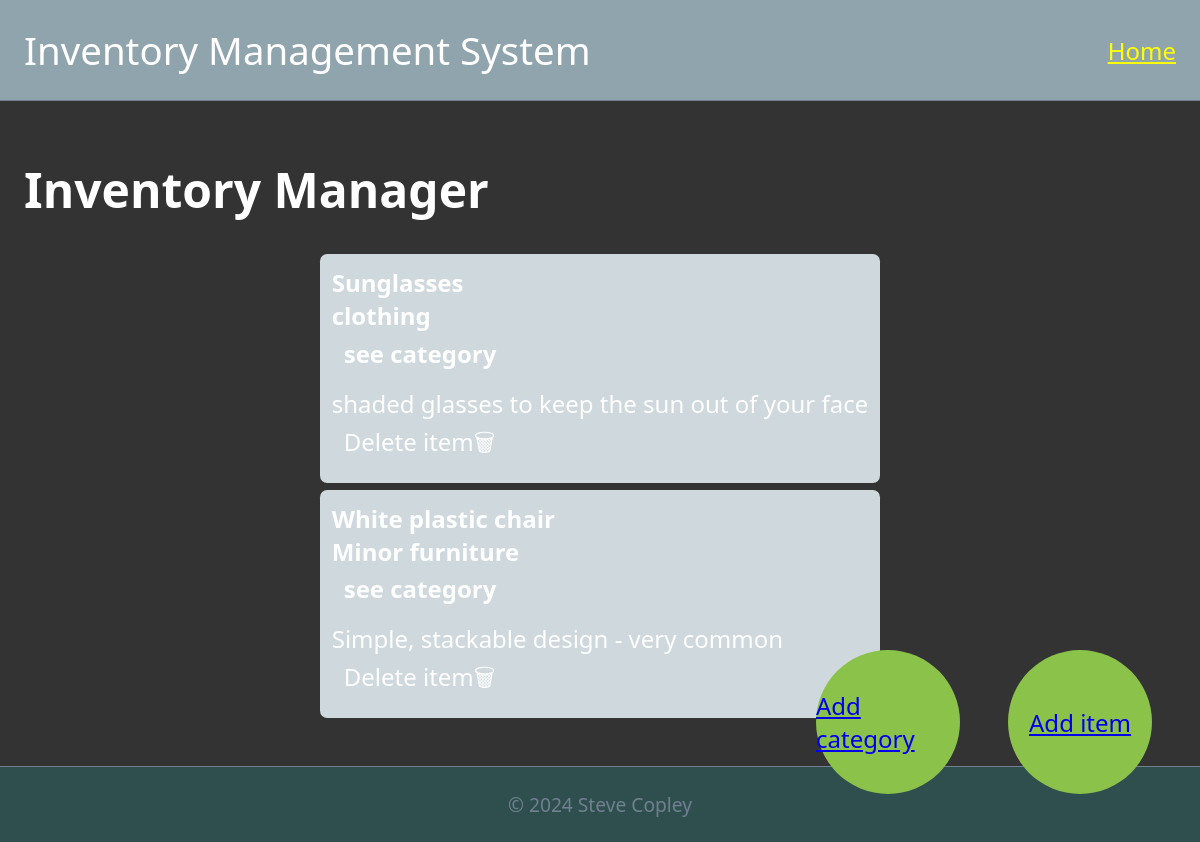
The page /site/index.php on the database its author committed.
### tables this page shows
CREATE TABLE `items` (
  `id` tinyint NOT NULL AUTO_INCREMENT,
  `name` varchar(30) NOT NULL,
  `description` varchar(200) NOT NULL,
  `category` tinyint NOT NULL,
  PRIMARY KEY (`name`),
  UNIQUE KEY `id` (`id`),
  KEY `category` (`category`),
  CONSTRAINT `items_ibfk_1` FOREIGN KEY (`category`) REFERENCES `categories` (`id`)
);

CREATE TABLE `categories` (
  `id` tinyint NOT NULL AUTO_INCREMENT,
  `name` varchar(50) NOT NULL,
  `description` varchar(200) NOT NULL,
  PRIMARY KEY (`id`)
);

### site/index.php (the view, shortened to what this page needs)
<?php
include 'partials/top.php';
echo '<h1>Inventory Manager</h1>';
$db = connectToDB();
$query = 'SELECT items.name        as iname,
                 items.id          as iid,
                 items.description as idesc,
                 categories.id     as ccode,
                 categories.name   as cname
             FROM items
             Join categories on items.category = categories.id
             ORDER BY categories.id ASC';
try{
    $stmt = $db->prepare($query);
    $stmt->execute();
    $items = $stmt->fetchAll();
}
catch (PDOException $e) {
    consoleLog($e->getMessage(), 'DB List Fetch', ERROR);
    die('There was an error getting data from the database');
}
echo '<ul id="item-list">';
foreach($items as $item) {
    echo '<li>';
    echo '<h4>';
    echo  $item['iname'];
    echo  $item['cname'];
    echo  '<a class="name" href="category.php?code=' . $item['ccode'] . '">see category</a>';
    echo '</h4>';
    echo '<p>';
    echo  $item ['idesc'];
    echo '</p>';
    echo  '<a class="name" href="delete-item.php?id=' . $item['iid'] . '">Delete item🗑</a>';
    echo '</li>';
}
echo'</ul>';
echo '<div id="add-button-item"><a href="form-item.php">
     Add item
     </a>
    </div>';
echo '<div id="add-button-category"><a href="form-category.php">
    Add category
    </a>
   </div>';
include 'partials/bottom.php' ?>

### site/partials/top.php (shortened to what this page needs)
<?php
$page = basename($_SERVER['SCRIPT_NAME']);
?>
<!DOCTYPE html>
<html lang="en">
<head>
    <link rel="stylesheet" href="css/styles.css">
</head>
<body>
    <header>
        <h1><?= SITE_NAME ?></h1>
        <nav>
            <a href="index.php"      class=" <?= $page=='index.php'         ? 'active' : '' ?>"           >Home</a>
        </nav>
    </header>
    <main>

### site/partials/bottom.php
</main>
<footer>
    &copy; <?= date('Y') ?> Steve Copley
</footer>
</body>
</html>

### site/css/styles.css (style rules this page uses)
* { box-sizing: border-box; }
html { font-family: system-ui, -apple-system, BlinkMacSystemFont, 'Segoe UI', Roboto, Oxygen, Ubuntu, Cantarell, 'Open Sans', 'Helvetica Neue', sans-serif; font-size: 24px; }
body { background-color: #333; color: white; margin: 0; min-height: 100vh; display: flex; flex-direction: column; }
header { position: sticky; top: 0; display: flex; justify-content: space-between; align-items: center; padding: 1rem; background-color: #90A4AE; border-bottom: 1px solid slategrey; }
header h1 { margin: 0; font-size: 1.6rem; font-weight: normal; }
nav { display: flex; gap: 2rem; }
nav a { color: white; text-decoration: none; }
nav a.active { color: yellow; text-decoration: underline; }
main { flex: 1; padding: 1rem; }
#item-list { list-style: none; padding: 0; width: max-content; margin: 1rem auto; }
#item-list li { margin-bottom: 0.3rem; width: 100%; background-color: #CFD8DC; border-radius: 0.3rem; padding: 0.5rem; }
#item-list li h4 { margin: 0 0 0.5em 0; }
#item-list li p { display: flex; width: 100%; justify-content: space-between; gap: 1rem; margin: 0; }
#item-list li a { display: block; padding: 0.2rem 0.5rem; color: white; text-decoration: none; }
#add-button-item { position: fixed; right: 2rem; bottom: 2rem; }
#add-button-item a { display: flex; justify-content: center; align-items: center; height: 6rem; width: 6rem; background-color: #8BC34A; border-radius: 3rem; }
#add-button-category { position: fixed; right: 10rem; bottom: 2rem; }
#add-button-category a { display: flex; justify-content: center; align-items: center; height: 6rem; width: 6rem; background-color: #8BC34A; border-radius: 3rem; }
footer { padding: 1rem; text-align: center; border-top: 1px solid slategrey; background-color: darkslategrey; font-size: 0.8rem; color: slategrey; }

### rows shown on the page
items: name "Sunglasses", category.name "clothing", description "shaded glasses to keep the sun out of your face"
items: name "White plastic chair", category.name "Minor furniture", description "Simple, stackable design - very common"

### other values the page prints
SITE_NAME "Inventory Management System"
